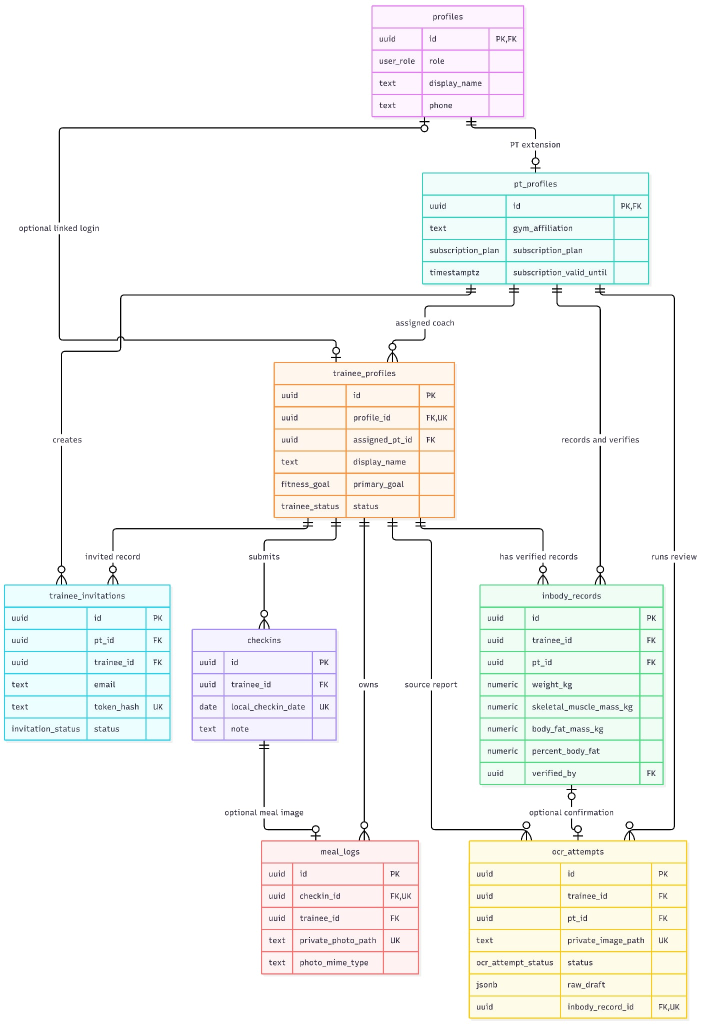
#> input picture ERD.jpg, 1403 x 2048 px (shown at 1/2 size); its folder holds only this picture in this run
$ python -i pipeline.py   (imports and definitions only)
#> lines starting #> are read from the running program, lines starting #| are printed output that depends on the picture; after the words box and inside, x2 and y2 are one past the last pixel; in counts of white or black regions, pixels touching at a corner belong together
#> further down, picture is the input picture: PIL image 1403x2048 RGB; mean R, G, B 246.2, 247.3, 245.3
"""FitSync OCR v4 local extraction pipeline (Tesseract 5.3.4 + RapidOCR 1.4.4 cascade).

Key v4 improvements over v3 (EXP-CF6C1C366C12):
1. Chroma-normalized light-tint diagram suppression (adapts to low-contrast washout & JPEG ringing
   without touching dark neutral ink).
2. Selective illumination + low-contrast normalization (triggers on uneven shadows OR compressed
   global luminance spread such as washout, staying zero-overhead on clean captures).
3. Bounded homoglyph normalization ('O' -> '0' strictly adjacent to digits inside series/header
   anchors only; numeric field values remain strictly digits so no letter is ever coerced to a value).
4. Fail-closed multi-anchor template classification and cross-engine conflict dropping.
"""
from __future__ import annotations

import io
import os
import re
import subprocess
import time
from pathlib import Path
from typing import Any, Callable

import numpy as np
from PIL import Image, ImageFilter, ImageOps

from contract import PROFILES, build_draft_envelope, cells

Token = tuple[float, float, str]


# [65 lines left out: functions _default_tesseract_root, tesseract_tokens, rapid_tokens, balance_background, not called in this run]


def _stretch_low_contrast(image: Image.Image) -> Image.Image:
    """Gently restore contrast when global luminance spread is compressed (washout/faded)."""
    gray = np.asarray(ImageOps.grayscale(image), dtype=np.float32)
    low = float(np.quantile(gray, 0.01))
    high = float(np.quantile(gray, 0.99))
    spread = high - low
    if spread >= 175.0 or spread < 8.0:
        return image
    stretched = np.clip((gray - low) * (235.0 / spread) + 15.0, 0.0, 255.0)
    return Image.fromarray(stretched.astype(np.uint8)).convert("RGB")


def suppress_colored_diagram_strokes(image: Image.Image) -> tuple[Image.Image, bool]:
    """Suppress light cool-tinted diagram lines while preserving dark neutral text.

    Adapts chroma threshold to the image's dynamic range so it still works under contrast washout,
    and expands by 1px only into light-to-mid non-ink halo pixels to clean JPEG ringing.
    """
    rgb = np.asarray(image.convert("RGB"), dtype=np.float32)
    lum = 0.299 * rgb[:, :, 0] + 0.587 * rgb[:, :, 1] + 0.114 * rgb[:, :, 2]
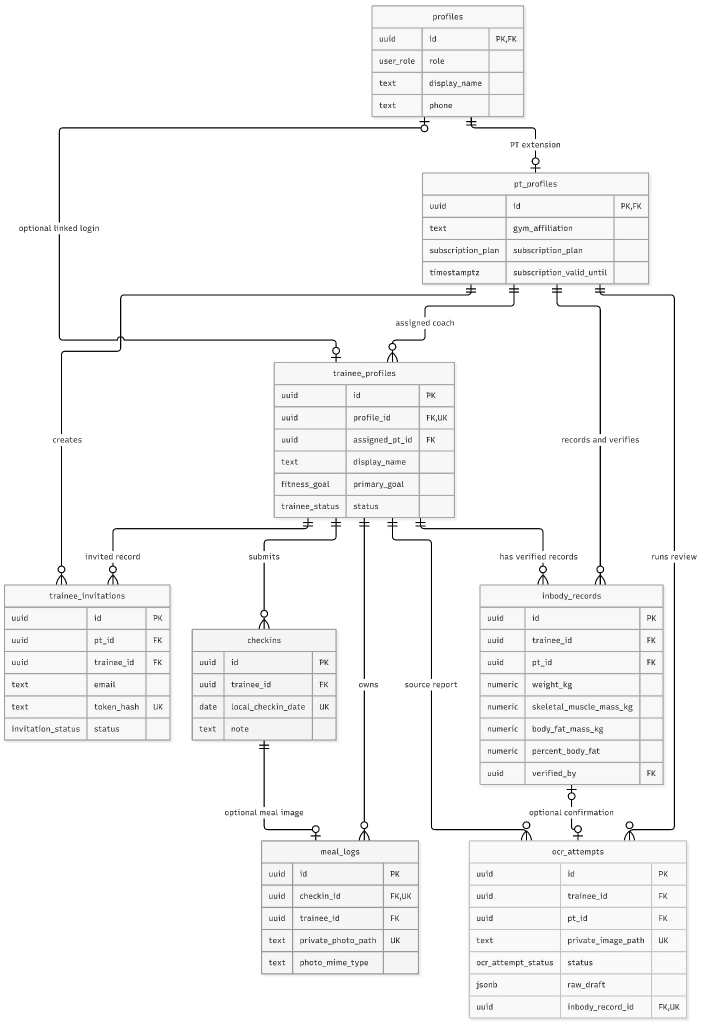
#> lum: shape (2048, 1403) float32 (shown at 1/2 size); min 0, max 255, mean 246.7
    p02 = float(np.quantile(lum, 0.02))
#> p02 = 154
    p98 = float(np.quantile(lum, 0.98))
#> p98 = 255
    dyn = max(p98 - p02, 40.0)
#> dyn = 101
    scale = dyn / 255.0
#> scale = 0.396

    # Light-to-mid pixels that are distinctly cooler/bluer than neutral ink/paper.
    b_minus_r = rgb[:, :, 2] - rgb[:, :, 0]
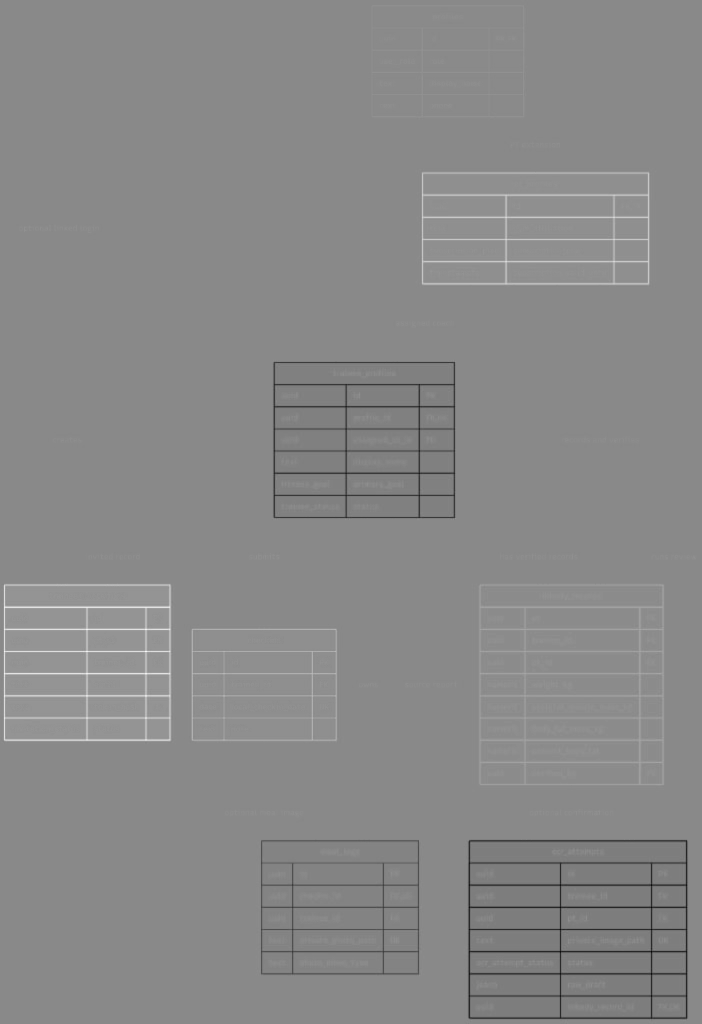
#> b_minus_r: shape (2048, 1403) float32 (shown at 1/2 size); min -255, max 217, mean -0.9; drawn with min black and max white
    g_minus_r = rgb[:, :, 1] - rgb[:, :, 0]
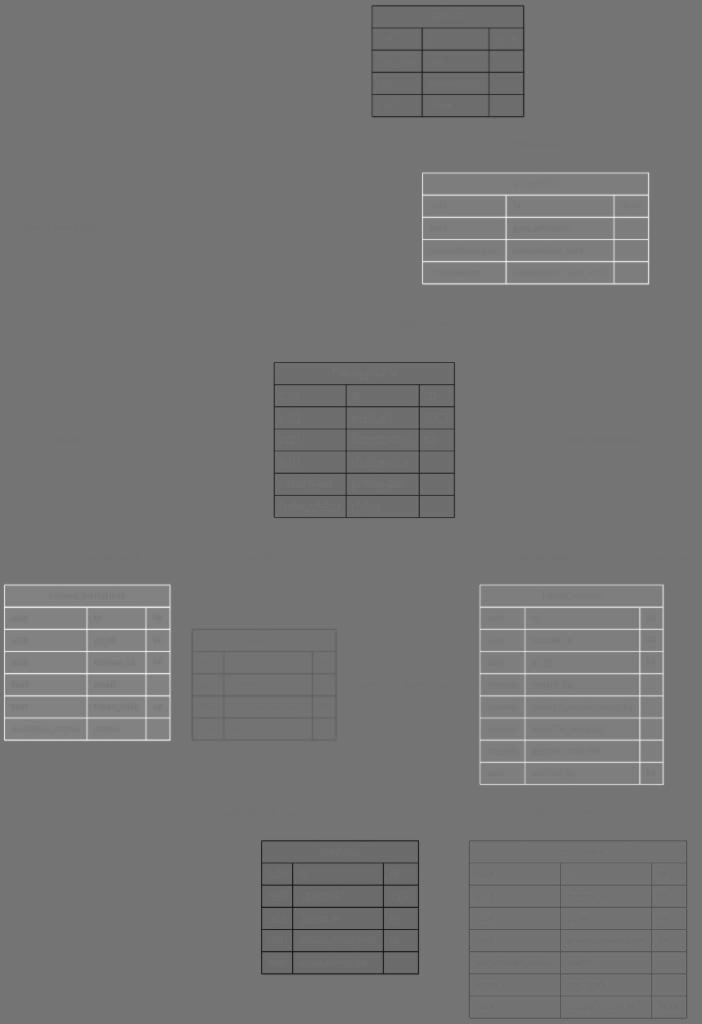
#> g_minus_r: shape (2048, 1403) float32 (shown at 1/2 size); min -155, max 184, mean 1.1; drawn with min black and max white
    min_lum = p02 + 0.30 * dyn
#> min_lum = 184.3
    core_mask = (
        (lum >= min_lum)
        & (b_minus_r >= max(10.0, 28.0 * scale))
        & (g_minus_r >= max(4.0, 12.0 * scale))
    )
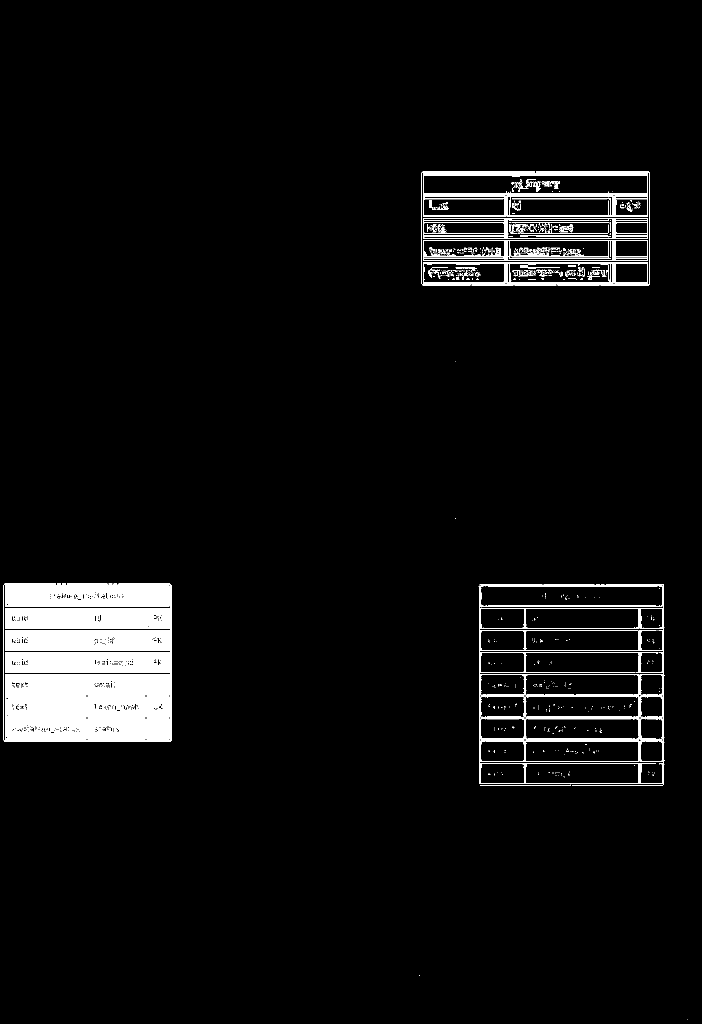
#> core_mask: shape (2048, 1403) bool (shown at 1/2 size); 4.7% white; 895 white regions (763 under 20 px), largest, box (x1, y1, x2, y2) and area: (10, 1171, 339, 1213) 12907, (10, 1348, 173, 1391) 6768, (10, 1260, 173, 1302) 6628
    if not np.any(core_mask):
        return image, False

    # Dilate by 1px strictly into light halo pixels (never dark text ink) to clean JPEG ringing.
    padded = np.pad(core_mask, 1, mode="constant", constant_values=False)
#> padded: shape (2050, 1405) bool; 4.7% white; 895 white regions (763 under 20 px), largest, box (x1, y1, x2, y2) and area: (11, 1172, 340, 1214) 12907, (11, 1349, 174, 1392) 6768, (11, 1261, 174, 1303) 6628
    dilated = (
        padded[:-2, :-2]
        | padded[:-2, 1:-1]
        | padded[:-2, 2:]
        | padded[1:-1, :-2]
        | padded[1:-1, 1:-1]
        | padded[1:-1, 2:]
        | padded[2:, :-2]
        | padded[2:, 1:-1]
        | padded[2:, 2:]
    )
#> dilated: shape (2048, 1403) bool; 7.1% white; 160 white regions (67 under 20 px), largest, box (x1, y1, x2, y2) and area: (6, 1166, 344, 1485) 107114, (842, 342, 1301, 572) 55716, (956, 1167, 1330, 1572) 34331
    halo_mask = dilated & (lum >= p02 + 0.42 * dyn)
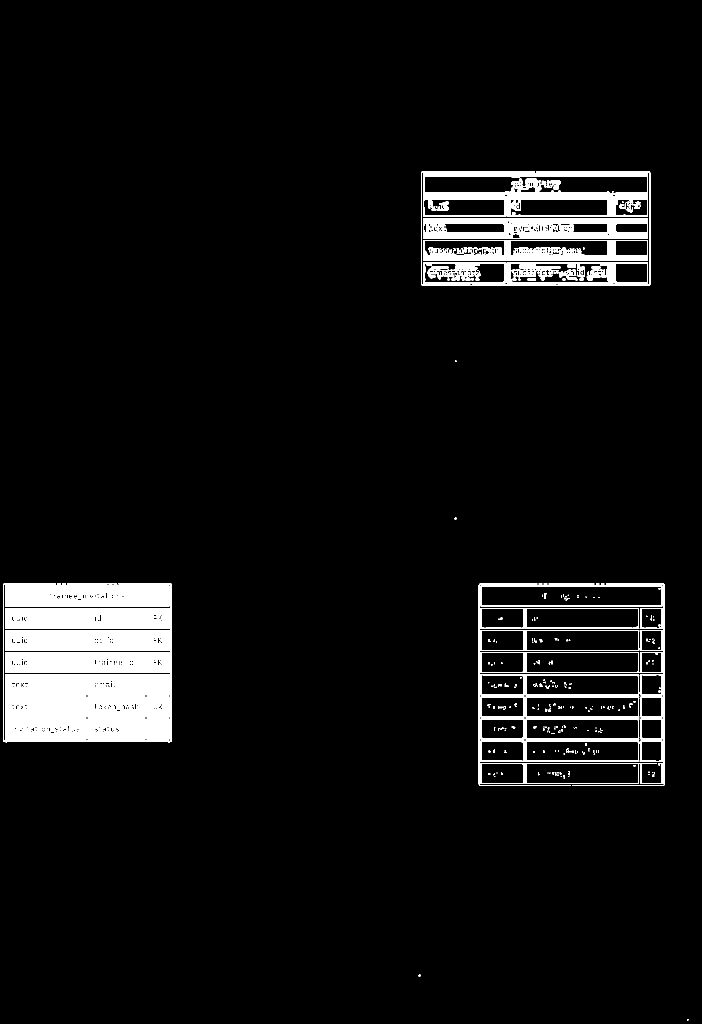
#> halo_mask: shape (2048, 1403) bool (shown at 1/2 size); 5.9% white; 402 white regions (285 under 20 px), largest, box (x1, y1, x2, y2) and area: (10, 1171, 339, 1213) 13264, (10, 1348, 173, 1391) 6859, (10, 1393, 173, 1435) 6713
    final_mask = core_mask | halo_mask
#> final_mask: shape (2048, 1403) bool; 6% white; 396 white regions (279 under 20 px), largest, box (x1, y1, x2, y2) and area: (10, 1171, 339, 1213) 13285, (10, 1348, 173, 1391) 6866, (10, 1216, 173, 1258) 6722

    paper_fill = int(round(min(252.0, max(230.0, p98))))
#> paper_fill = 252
    cleaned = np.asarray(image.convert("RGB"), dtype=np.uint8).copy()
    cleaned[final_mask] = (paper_fill, paper_fill, paper_fill)
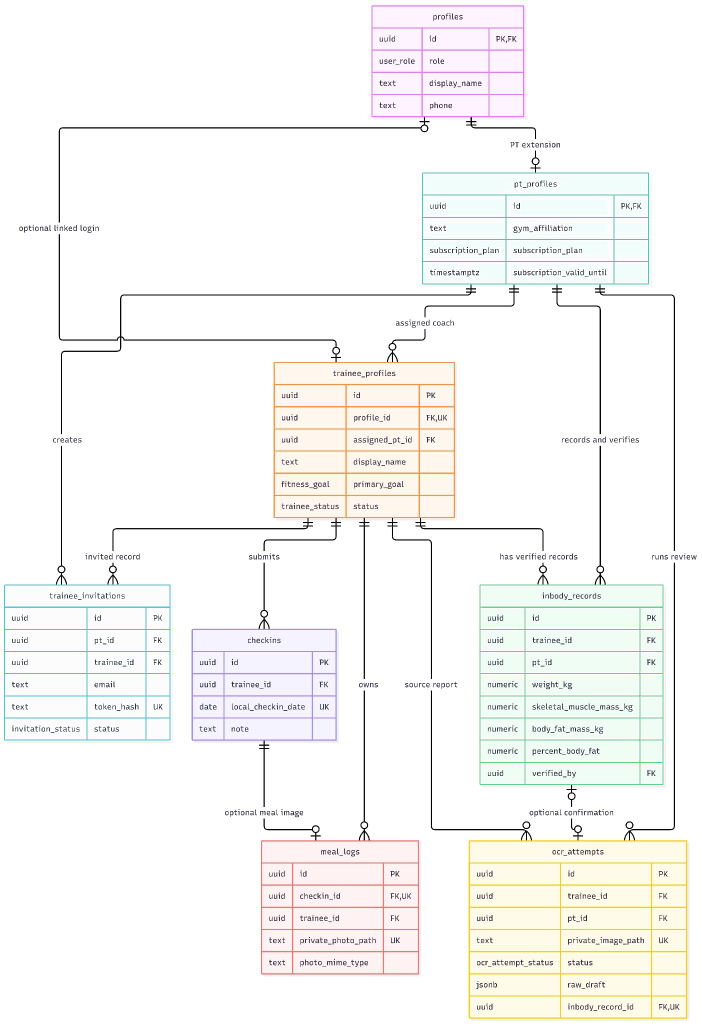
#> cleaned: shape (2048, 1403, 3) (shown at 1/2 size); 5.97% of pixels changed, all inside (x1, y1, x2, y2) = (6, 342, 1377, 2041)
    return Image.fromarray(cleaned), True


def preprocess_document(image: Image.Image) -> tuple[Image.Image, bool]:
    """Selective, principled preprocessing for shadow, washout, and colored diagram overlays."""
    current, changed = suppress_colored_diagram_strokes(image)
#> changed = True
    gray = np.asarray(ImageOps.grayscale(current), dtype=np.float32)
    width = max(1, current.width // 12)
#> width = 116
    left = float(np.quantile(gray[:, :width], 0.80))
#> left = 255
    right = float(np.quantile(gray[:, -width:], 0.80))
#> right = 255
    p02 = float(np.quantile(gray, 0.02))
#> p02 = 154
    p98 = float(np.quantile(gray, 0.98))
#> p98 = 255

    has_shadow = abs(left - right) >= 28.0
#> has_shadow = False
    has_washout = (p98 - p02) < 165.0
#> has_washout = True

    if has_shadow:
        current = balance_background(current)
        changed = True
    if has_washout:
        stretched = _stretch_low_contrast(current)
#> in _stretch_low_contrast, `low = float(np.quantile(gray, 0.01))`: low = 46
#> in _stretch_low_contrast, `high = float(np.quantile(gray, 0.99))`: high = 255
#> in _stretch_low_contrast, `spread = high - low`: spread = 209
        if stretched is not current:
            current = stretched
            changed = True
    return current, changed


def normalize_anchor(text: str) -> str:
    """Normalize layout anchor text (strip punctuation/spaces, casefold)."""
    return re.sub(r"\W", "", text).casefold()


# [125 lines left out: functions normalize_series_anchor, parse_tokens, run_cascade_v4, not called in this run]

>>> from PIL import Image
>>> picture = Image.open('../../ERD.jpg')
>>> result = preprocess_document(picture)
